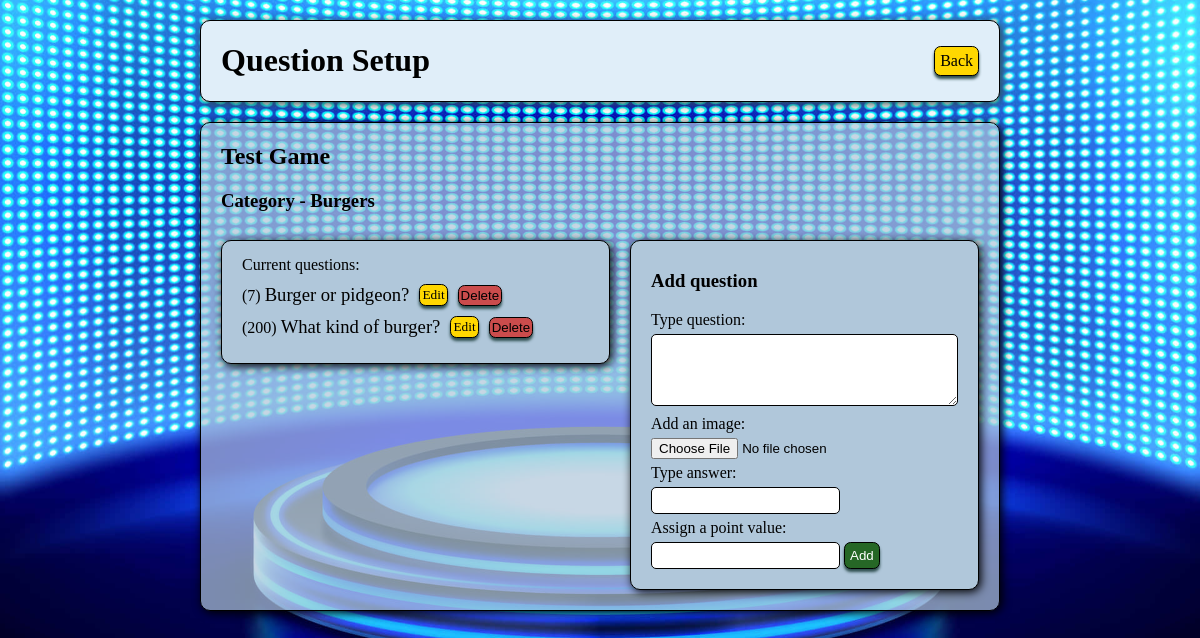
The page /games/categories/8 (signed in) on the database as committed earlier.
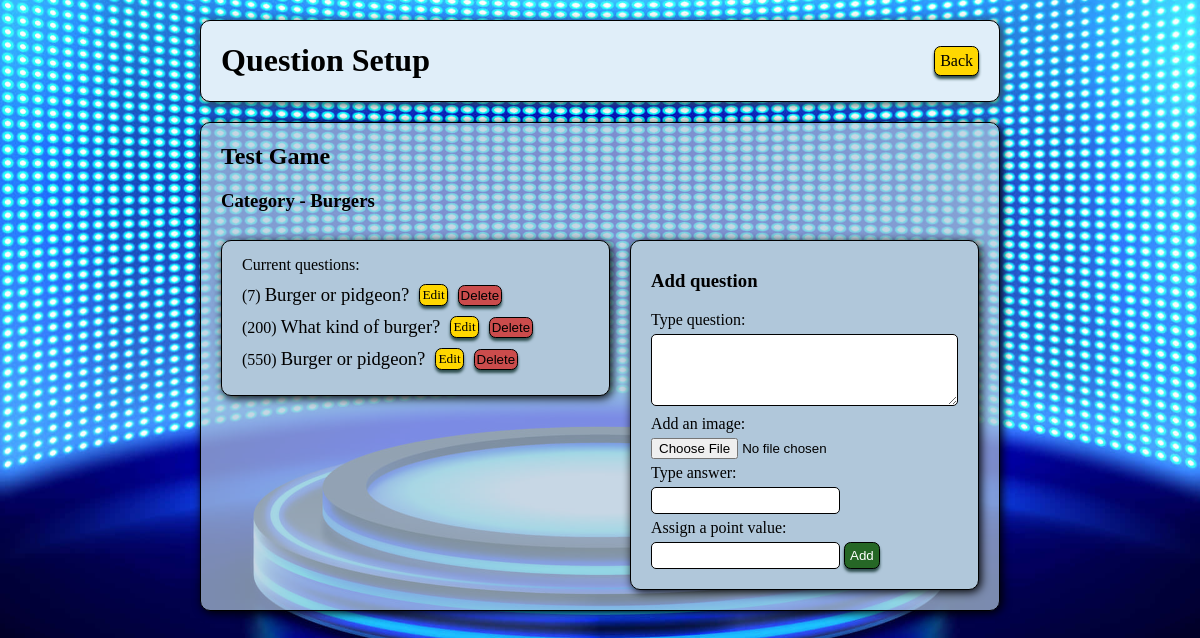
The same page on the database as committed later.
### gameboard_app/models.py (models this page shows, shortened)
class Category(models.Model):
    name = models.CharField(max_length=255)
    game_assigned = models.ForeignKey(Game, related_name="categories_avail", on_delete = models.CASCADE, default=1)
    created_at = models.DateTimeField(auto_now_add=True)
    updated_at = models.DateTimeField(auto_now=True)
    @classmethod
    def get_by_id(cls, id):
        return cls.objects.get(id=id)

class Game(models.Model):
    title = models.CharField(max_length=255)
    is_active = models.BooleanField(default=False)
    creator = models.ForeignKey(User, related_name='gameboards', on_delete=models.CASCADE, default=1)
    created_at = models.DateTimeField(auto_now_add=True)
    updated_at = models.DateTimeField(auto_now=True)

class Question(models.Model):
    question = models.TextField()
    pic = models.ImageField(upload_to='question_images/', null=True, blank=True, default='')
    answer = models.CharField(max_length=255)
    points = models.IntegerField(default=100)
    played = models.BooleanField(default=False)
    category_assigned = models.ForeignKey(Category, related_name="question_list", on_delete = models.CASCADE, default=1)
    created_at = models.DateTimeField(auto_now_add=True)
    updated_at = models.DateTimeField(auto_now=True)

### gameboard_app/views.py (the view)
# urls.py: path('categories/<int:cat_id>', views.display_cat_questions, name='show_cat_qs'),
def display_cat_questions(request, cat_id):
    if 'user_id' not in request.session or 'game_id' not in request.session:
        return redirect('/')
    category = Category.get_by_id(cat_id)
    if category.game_assigned.creator.id != request.session['user_id']:
        return redirect('/games')
    context = {
        'category': Category.get_by_id(cat_id),
    }
    return render(request, 'new_question.html', context)

### gameboard_app/templates/new_question.html (shortened to what this page needs)
<!DOCTYPE html>
<html lang="en">
<head>
    {% load static %}
    <link rel="stylesheet" href="{% static 'css/style.css' %}">
</head>
<body>
    <div class="wrapper">
        <div class="nav_bar">
            <h1>Question Setup</h1>
            <a class="back" href="{% url 'show_cats' %}">Back</a>
        </div>
        <div class="title_box">
            <h2 style="color: black; padding: 0px 20px;">{{ category.game_assigned.title }}</h2>
            <h3 style="color: black; padding: 0px 20px;">Category - {{ category.name }}</h3>
            <div class="question_box">
                <div class="ques_box_left">
                    <p>Current questions:</p>
                    {% for question in category.question_list.all|dictsort:"points" %}
                        <div style="display: flex; align-items: center;">
                            <p>({{ question.points }}) <a class="cat_link" href="{% url 'show_ques' question.id %}">
                                {% if question.question|length > 25 %}
                                    {{ question.question|slice:":25"}}...
                                {% else %}
                                    {{ question.question }}
                                {% endif %}
                            </a></p>
                            <a class="q_edit" href="{% url 'edit_ques_page' question.id %}">Edit</a>
                            <button class="q_delete" onclick="displayPopup('{{ question.id }}')">Delete</button>
                        </div>
                    {% endfor %}
                </div>
                <div class="ques_box_right">
                    <h3>Add question</h3>
                    <form action="{% url 'new_question' %}" method="post" enctype="multipart/form-data">
                        <p><label>Type question:</label></p>
                        <textarea class="input" name="question" cols="35" rows="4"></textarea>
                        <p><label for="pic">Add an image:</label></p>
                        <input type="file" name="pic" id="pic" accept="image/*">
                        <p><label>Type answer:</label></p>
                        <input class="input" type="text" name="answer">
                        <p><label>Assign a point value:</label></p>
                        <input class="input" type="number" name="points">
                        <input class="add" type="submit" value="Add">
                    </form>
                </div>
            </div>
        </div>
    </div>
</body>
</html>

### gameboard_app/static/css/style.css (style rules this page uses)
body { background-image: url("../images/game-show-background-opt1.jpg"); background-position: center; background-size: cover; }
.wrapper { width: 800px; margin: auto; }
.nav_bar { display: flex; justify-content: space-between; align-items: center; margin: 20px 0px; padding: 0px 20px; border: 1px solid black; border-radius: 10px; background-color:rgb(224, 238, 249); box-shadow: 2px 2px 10px darkslategray; }
.title_box { border: 1px solid black; border-radius: 10px; background-color: rgb(176, 199, 218, 0.7); box-shadow: 2px 2px 10px black; }
.back, .delete, .q_edit, .q_delete, .play, .add { text-decoration: none; border: 1px solid black; border-radius: 5pt; box-shadow: 0px 3px 3px darkslategray; background-color: gold; color: black; padding: 5px; cursor: pointer; }
.delete, .q_delete { background-color: rgb(203, 76, 76); }
.q_edit, .q_delete { font-size: 10pt; padding: 2px; margin: 0px 0px 0px 10px; }
.add { background-color: rgb(38, 103, 38); color: white; }
#select_game, #category_box, .question_box { display: flex; align-items: start; margin: 10px; }
.inner_boxes, .ques_box_left, .ques_box_right { border: 1px solid black; border-radius: 10px; box-shadow: 2px 2px 10px black; margin: 10px; padding: 10px 20px 20px; width: 50%; background-color: rgb(176, 199, 218); }
.ques_box_left { width: 60%; }
.ques_box_right { width: 40%; }
p { margin: 5px 0px; }
.input { border: 1px solid black; border-radius: 5px; padding: 5px; }
.cat_link { text-decoration: none; color: black; font-size: 14pt; }

Rows that differ between the two databases and show on the page:
added Question: points "550", question "Burger or pidgeon?"
